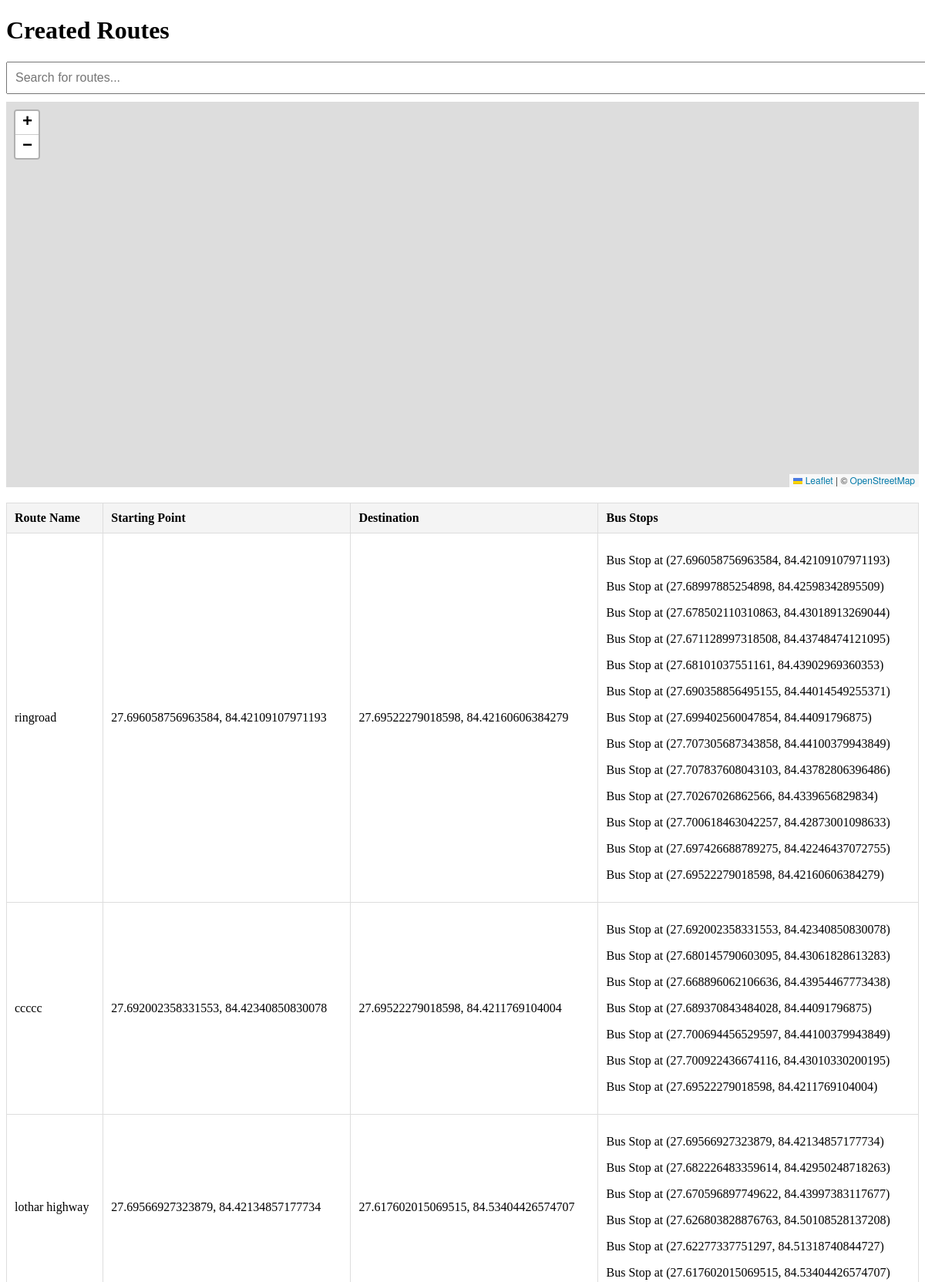
The page /route_manager/routes/ (upper part) on the database its author committed.
### route_manager/models.py (models this page shows, shortened)
class Route(models.Model):
    name = models.CharField(max_length=100)
    starting_point = models.CharField(max_length=255)
    destination = models.CharField(max_length=255)

class BusStop(models.Model):
    route = models.ForeignKey(Route, related_name='bus_stops', on_delete=models.CASCADE)
    lat = models.FloatField(null=True, blank=True)
    lon = models.FloatField(null=True, blank=True)
    class Meta:
        verbose_name = 'Bus Stop'
        verbose_name_plural = 'Bus Stops'

### route_manager/views.py (the view)
# urls.py: path('routes/', views.route_list, name='route_list'),  # Added route list
def route_list(request):
    routes = Route.objects.all()
    bus_stops = BusStop.objects.all()
    return render(request, 'route_manager/routelist.html', {
        'routes': routes,
        'bus_stops': bus_stops,
    })

### route_manager/templates/route_manager/routelist.html (shortened to what this page needs)
<!DOCTYPE html>
<html lang="en">
<head>
    <link rel="stylesheet" href="https://unpkg.com/leaflet@1.7.1/dist/leaflet.css" />
</head>
<body>
<h1>Created Routes</h1>
<input type="text" id="searchBox" placeholder="Search for routes..." onkeyup="filterRoutes()">
<div id="map"></div>
<table id="routeTable">
    <thead>
        <tr>
            <th>Route Name</th>
            <th>Starting Point</th>
            <th>Destination</th>
            <th>Bus Stops</th>
        </tr>
    </thead>
    <tbody>
        {% for route in routes %}
        <tr id="route-{{ route.id }}" onclick="showBusStops({{ route.id }})">
            <td>{{ route.name }}</td>
            <td>{{ route.starting_point }}</td>
            <td>{{ route.destination }}</td>
            <td>
                {% for bus_stop in route.bus_stops.all %}
                    <p>Bus Stop at ({{ bus_stop.lat }}, {{ bus_stop.lon }})</p>
                {% endfor %}
            </td>
        </tr>
        {% empty %}
        <tr>
            <td colspan="4">No routes created yet.</td>
        </tr>
        {% endfor %}
    </tbody>
</table>
<link rel="stylesheet" href="https://unpkg.com/leaflet-routing-machine/dist/leaflet-routing-machine.css" />
</body>
</html>

### route_manager/templates/route_manager/routelist.html (style rules this page uses)
table { width: 100%; border-collapse: collapse; }
th, td { padding: 10px; border: 1px solid #ddd; text-align: left; }
th { background-color: #f4f4f4; }
#map { height: 500px; width: 100%; margin-bottom: 20px; }
#searchBox { width: 100%; padding: 10px; margin-bottom: 10px; font-size: 16px; }

### rows shown on the page
Route: name "ringroad", starting_point "27.696058756963584, 84.42109107971193", destination "27.69522279018598, 84.42160606384279"
BusStop: lat "27.696058756963584", lon "84.42109107971193"
BusStop: lat "27.68997885254898", lon "84.42598342895509"
BusStop: lat "27.678502110310863", lon "84.43018913269044"
BusStop: lat "27.671128997318508", lon "84.43748474121095"
BusStop: lat "27.68101037551161", lon "84.43902969360353"
BusStop: lat "27.690358856495155", lon "84.44014549255371"
BusStop: lat "27.699402560047854", lon "84.44091796875"
BusStop: lat "27.707305687343858", lon "84.44100379943849"
BusStop: lat "27.707837608043103", lon "84.43782806396486"
BusStop: lat "27.70267026862566", lon "84.4339656829834"
BusStop: lat "27.700618463042257", lon "84.42873001098633"
BusStop: lat "27.697426688789275", lon "84.42246437072755"
BusStop: lat "27.69522279018598", lon "84.42160606384279"
Route: name "ccccc", starting_point "27.692002358331553, 84.42340850830078", destination "27.69522279018598, 84.4211769104004"
BusStop: lat "27.692002358331553", lon "84.42340850830078"
BusStop: lat "27.680145790603095", lon "84.43061828613283"
BusStop: lat "27.668896062106636", lon "84.43954467773438"
BusStop: lat "27.689370843484028", lon "84.44091796875"
BusStop: lat "27.700694456529597", lon "84.44100379943849"
BusStop: lat "27.700922436674116", lon "84.43010330200195"
BusStop: lat "27.69522279018598", lon "84.4211769104004"
Route: name "lothar highway", starting_point "27.69566927323879, 84.42134857177734", destination "27.617602015069515, 84.53404426574707"
BusStop: lat "27.69566927323879", lon "84.42134857177734"
BusStop: lat "27.682226483359614", lon "84.42950248718263"
BusStop: lat "27.670596897749622", lon "84.43997383117677"
BusStop: lat "27.626803828876763", lon "84.50108528137208"
BusStop: lat "27.62277337751297", lon "84.51318740844727"
BusStop: lat "27.617602015069515", lon "84.53404426574707"
